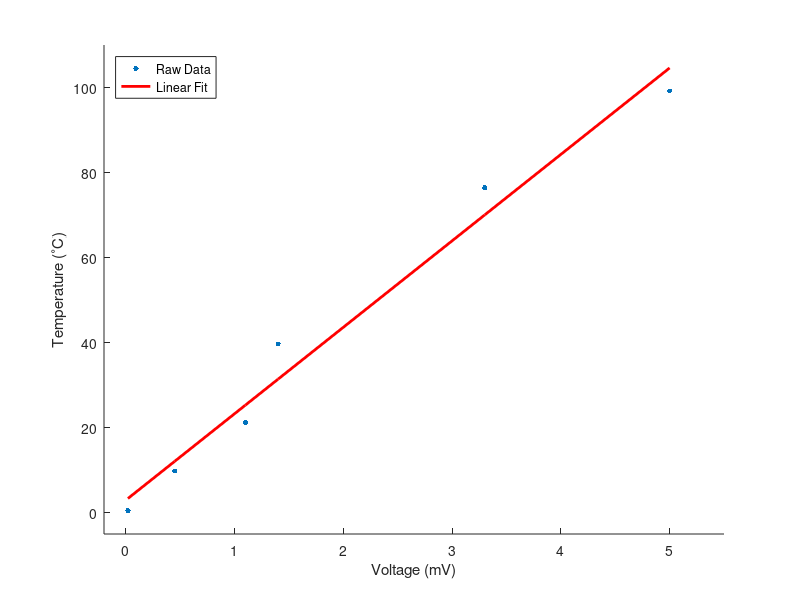

Reproduce this figure in MATLAB.
function LinearRegression_HW4()
clear; clc; close all;
temp = [.5,9.8,21.2,39.7,76.4,99.2];
volt = [.02,.45,1.1,1.4,3.3,5];

[a0,a1] = lin_reg(volt,temp);
lin_temp = a0 + a1.*volt;

% Raw Data
figure()
hold on
plot(volt,temp,'.','MarkerSize',12)
plot(volt,lin_temp,'r','LineWidth',2)
legend('Raw Data','Linear Fit','Location','northwest')
xlim([-.2 5.5])
ylim([-5 110])
xlabel('Voltage (mV)')
ylabel('Temperature (^{\circ}C)')
end

function [a0,a1] = lin_reg(x,y)

N = length(x);

x_sq = zeros(size(x));
for iX = 1:N
    x_sq(iX) = x(iX)^2;
end

B = N*sum(x_sq) - (sum(x))^2;
a0 = (sum(x_sq)*sum(y) - sum(x)*sum((x.*y))) / B;
a1 = (N*sum((x.*y)) - sum(x)*sum(y)) / B;

f = polyfit(x,y,1);
disp([a0,f(2);a1,f(1)])

%%% Standard error of the fit
fit_error = zeros(size(y));
y_fit = a0 + a1.*x;
for iY = 1:N
    fit_error(iY) = (y_fit(iY) - y(iY))^2;
end
nu = N-2;
Syx = sqrt(sum(fit_error)/nu);
disp({'Syx: ',Syx})

end